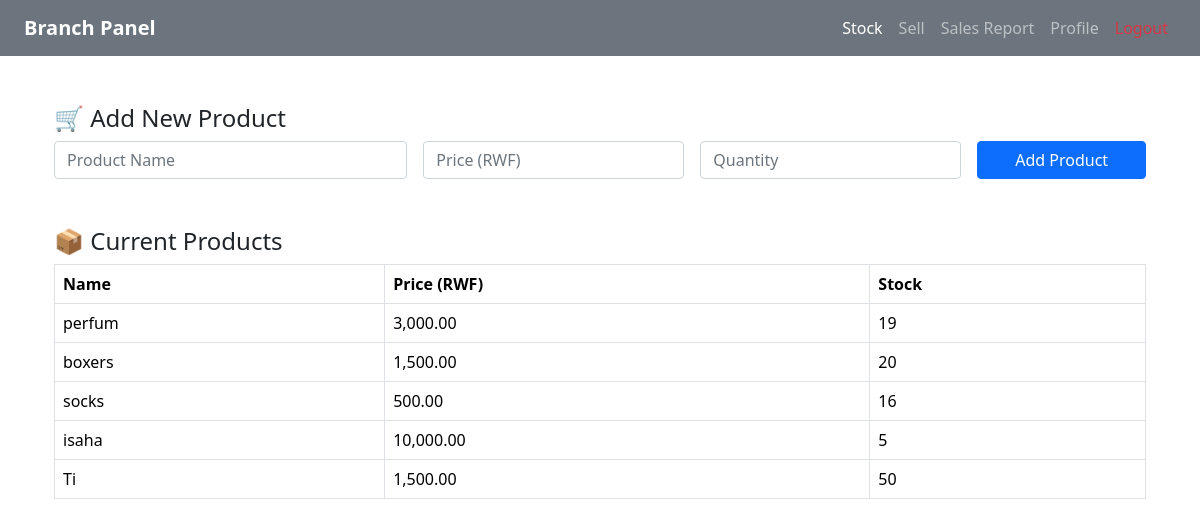
Page /branch/view_stock.php (signed in) on the committed database.
### tables this page shows
CREATE TABLE `products` (
  `id` int(11) NOT NULL,
  `branch_id` int(11) NOT NULL,
  `name` varchar(100) NOT NULL,
  `price` decimal(10,2) NOT NULL,
  `quantity` int(11) NOT NULL,
  `low_stock_threshold` int(11) DEFAULT 5,
  `created_at` timestamp NOT NULL DEFAULT current_timestamp()
);

### branch/view_stock.php (the view, shortened to what this page needs)
<?php
require '../includes/db.php';
require 'navbar.php';
$branch_id = $_SESSION['branch_id'];
$stmt = $conn->prepare("SELECT * FROM products WHERE branch_id = ?");
$stmt->execute([$branch_id]);
$products = $stmt->fetchAll(PDO::FETCH_ASSOC);
?>
<!DOCTYPE html>
<html>
<head>
  <link href="https://cdn.jsdelivr.net/npm/bootstrap@5.3.3/dist/css/bootstrap.min.css" rel="stylesheet">
  <link rel="stylesheet" href="css/bootstrap.min.css">
</head>
<body>
<div class="container mt-5">
  <h4>🛒 Add New Product</h4>
  <form method="POST" class="row g-3 mb-5">
    <div class="col-md-4">
      <input type="text" name="name" class="form-control" placeholder="Product Name" required>
    </div>
    <div class="col-md-3">
      <input type="number" name="price" class="form-control" placeholder="Price (RWF)" required>
    </div>
    <div class="col-md-3">
      <input type="number" name="quantity" class="form-control" placeholder="Quantity" required>
    </div>
    <div class="col-md-2">
      <button class="btn btn-primary w-100">Add Product</button>
    </div>
  </form>
  <h4>📦 Current Products</h4>
  <table class="table table-bordered">
    <thead>
      <tr>
        <th>Name</th>
        <th>Price (RWF)</th>
        <th>Stock</th>
      </tr>
    </thead>
    <tbody>
      <?php foreach ($products as $product): ?>
        <tr>
          <td><?= htmlspecialchars($product['name']) ?></td>
          <td><?= number_format($product['price'], 2) ?></td>
          <td><?= $product['quantity'] ?></td>
        </tr>
      <?php endforeach; ?>
    </tbody>
  </table>
</div>
</body>
</html>

### rows in the picture
products: name "perfum", price "3,000.00", quantity "19"
products: name "boxers", price "1,500.00", quantity "20"
products: name "socks", price "500.00", quantity "16"
products: name "isaha", price "10,000.00", quantity "5"
products: name "Ti", price "1,500.00", quantity "50"
